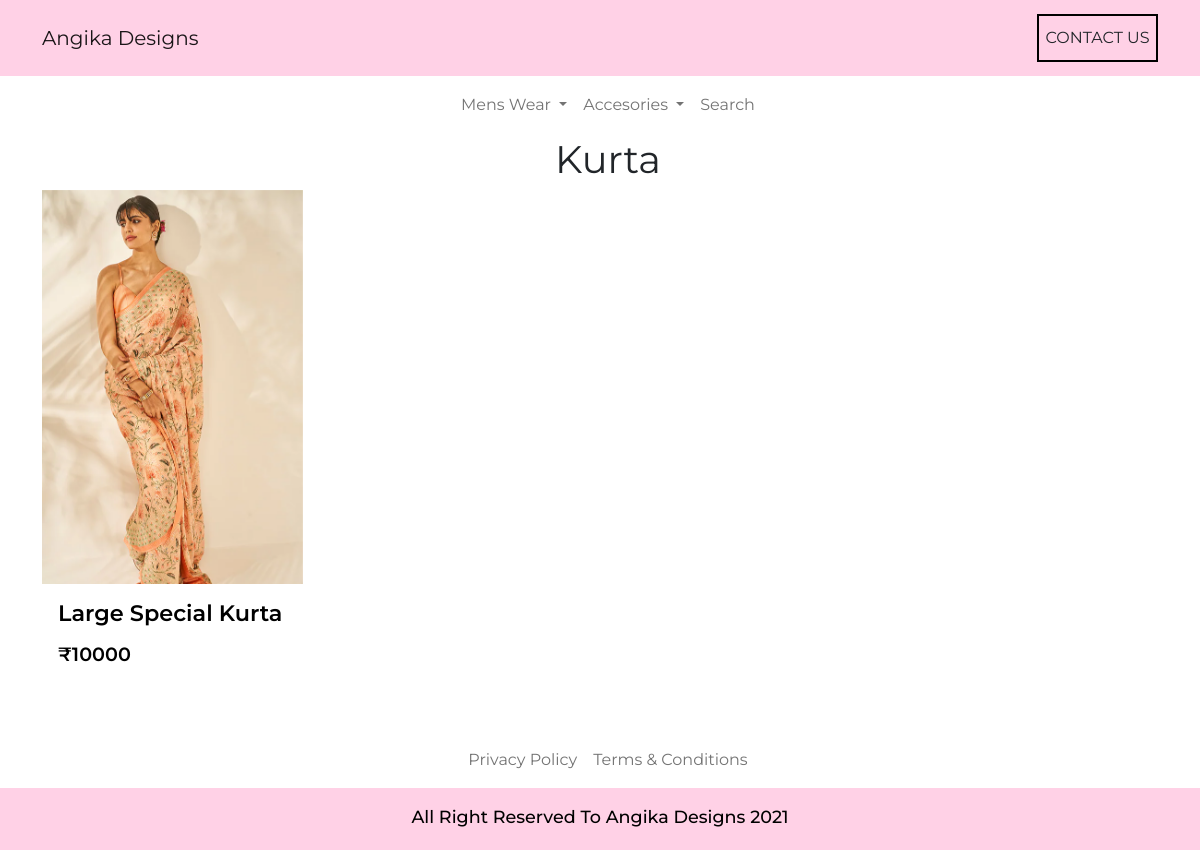
Screenshot of /category/Kurta/ with the database file from the repository.
### angikadesignapp/models.py (models this page shows, shortened)
class MainCategories(models.Model):
    for_title = models.CharField(max_length=100)

class Categories(models.Model):
    main_cat = models.ForeignKey(MainCategories, on_delete=models.CASCADE,null=True)
    title = models.CharField(max_length=100)
    portrait_image = models.ImageField(upload_to="categories")
    landscape_image = models.ImageField(upload_to="categories", null=True)
    mention_with_pink_bg = models.BooleanField(default=False)
    slug = models.SlugField(unique=True, blank=True)
    def __str__(self):
        return f'{self.title}'

class Products(models.Model):
    title = models.CharField(max_length=200)
    category = models.ForeignKey(Categories, on_delete=models.CASCADE)
    main_image = models.ImageField(upload_to='products')
    second_image = models.ImageField(upload_to='products', null=True, blank=True)
    third_image = models.ImageField(upload_to='products', null=True, blank=True)
    main_price = models.IntegerField()
    main_cut_price = models.IntegerField(null=True,blank=True)
    color = models.CharField(max_length=100)
    cloth_type = models.CharField(max_length=100)
    customizable = models.BooleanField(default=True)
    description = models.TextField()
    small_size = models.BooleanField(default=False)
    medium_size = models.BooleanField(default=False)
    large_size = models.BooleanField(default=False)
    xl_size = models.BooleanField(default=False)
    xxl_size = models.BooleanField(default=False)
    slug = models.SlugField(unique=True, blank=True)

### angikadesignapp/views.py (the view)
# urls.py: path('category/<str:slug>/', products_cat, name='categories'),
def products_cat(request, slug):
    meta_tag = MetaTags.objects.all()
    cat = Categories.objects.all()
    cat_pr = Categories.objects.get(slug=slug)
    product = Products.objects.filter(category=cat_pr)
    social_link = Angika_Link.objects.all()
    main_cat = MainCategories.objects.all()
    context = {
        'social':social_link,
        'cat':cat,
        'cat_title':cat_pr,
        'prod':product,
        'tag':meta_tag,
        'main_cat':main_cat,
    }
    return render(request, 'products.html', context)

### angikadesignapp/templates/products.html (shortened to what this page needs)
{% extends 'base.html' %}
{% block mainCont %}
<section class="productDesSec">
    <div class="container">
        <div class="row">
            <div class="col-lg-12 text-center">
                <p class="mainTitle">
                    {{ cat_title }}
                </p>
            </div>
        </div>
        <div class="row">
            {% for i in prod %}
            <div class="col-lg-3">
                <a href="/product/{{i.slug}}/">
                    <div class="card mainCategoriesCard">
                        <div id="carouselExampleSlidesOnly" class="carousel slide" data-bs-ride="carousel">
                            <div class="carousel-inner">
                                <div class="carousel-item active">
                                    <img src="{{ i.main_image.url }}" class="d-block w-100" alt="{{ i.title }}">
                                </div>
                            </div>
                        </div>
                        <div class="card-body">
                            <p class="prodTitle">
                                {{ i.title }}
                            </p>
                            <span class="prodPrice">
                                ₹{{ i.main_price }}
                            </span>
                        </div>
                    </div>
                </a>
            </div>
            {% endfor %}
        </div>
    </div>
</section>
{% endblock mainCont %}

### angikadesignapp/templates/base.html (shortened to what this page needs)
<!doctype html>
<html lang="en">
<head>
    {% load static %}
    <link href="https://cdn.jsdelivr.net/npm/bootstrap@5.0.2/dist/css/bootstrap.min.css" rel="stylesheet"
>
    <link rel="stylesheet" href="{% static 'css/styleindex.css' %}">
    <link rel="stylesheet" href="https://cdnjs.cloudflare.com/ajax/libs/font-awesome/5.15.3/css/all.min.css"
 />
</head>
<body>
    <nav class="navbar navbar-light fixed-top mainNav">
        <div class="container">
            <div class="mainNavHeading">
                {% if i.social %}
                {% for i in social %}
                {% if i.logo and i.include_this_logo_in_navbar %}
                <a href="{% url 'home' %}" class="navbar-brand">
                    <img src="{{ i.logo.url }}" width="50px" alt="angika designs logo">
                    Angika Designs
                </a>
                {% else %}
                <a href="{% url 'home' %}" class="navbar-brand">
                    Angika Designs
                </a>
                {% endif %}
                {% endfor %}
                {% else %}
                <a href="{% url 'home' %}" class="navbar-brand">
                    Angika Designs
                </a>
                {% endif %}
            </div>
            <div class="d-flex">
                <a href="#footerId"><button class="btn mainBtn">Contact Us</button></a>
            </div>
        </div>
    </nav>
    <div class="container categoriesNavbar">
        <nav class="navbar navbar-light bg-white">
            <div class="container-fluid">
                <ul class="navbar-nav navCat mx-auto">
                    {% if main_cat %}
                    {% for i in main_cat %}
                    <li class="nav-item dropdown navCatLi">
                        <a class="nav-link dropdown-toggle" href="#" id="navbarDropdown" data-hover="dropdown"
                            data-bs-toggle="dropdown" aria-expanded="true">
                            {{ i.for_title }}
                        </a>
                    </li>
                    {% endfor %}
                    {% endif %}
                    <li class="nav-item navCatLi">
                        <a class="nav-link" data-bs-toggle="collapse" href="#collapseExample" role="button"
                            aria-expanded="false" aria-controls="collapseExample">
                            Search
                        </a>
                    </li>
                </ul>
            </div>
        </nav>
    </div>
    {% block mainCont %}
    {% endblock mainCont %}
    <section class="footersec" id="footerId">
    </section>
    <div class="container">
        <nav class="navbar navbar-light bg-white">
            <div class="container-fluid">
                <ul class="navbar-nav navCat mx-auto">
                    <li class="nav-item navCatLi">
                        <a class="nav-link" href="{% url 'privacy' %}">Privacy Policy</a>
                    </li>
                    <li class="nav-item navCatLi">
                        <a class="nav-link" href="{% url 'terms' %}">Terms & Conditions</a>
                    </li>
                </ul>
            </div>
        </nav>
    </div>
    <section class="copyrightrow">
        <div class="container">
            <div class="row">
                <div class="col-lg-8 text-center mx-auto">
                    <p class="footercopyright">
                        All Right Reserved To Angika Designs
                        <span id="copyrightYear"></span>
                    </p>
                </div>
            </div>
        </div>
    </section>
</body>
</html>

### angikadesignapp/static/css/styleindex.css (style rules this page uses)
* { margin: 0; padding: 0; box-sizing: border-box; font-family: "Montserrat", sans-serif; }
a { text-decoration: none; }
li { list-style: none; }
:root { --mainCol: #000; --accentCol: #ffd1e6; }
.mainNav { height: auto; background-color: var(--accentCol); }
.mainBtn { font-size: 1rem; text-transform: uppercase; line-height: 1.1; margin: 0.4rem 0; padding: 0.8rem 0.4rem; border: 2px solid #000; outline: none; border-radius: 0; }
.categoriesNavbar { margin-top: 4.8rem; }
.navCat { flex-direction: row; }
.navCatLi { display: inline; margin-left: 1rem; }
.mainCategoriesCard { border: none; }
.footersec { width: 100%; height: auto; background-color: #ffffff; padding-bottom: 1rem; margin-top: 2rem; }
.copyrightrow { background-color: var(--accentCol); }
.footercopyright { margin-top: 1rem; margin-bottom: 1.2rem; font-size: 1.1rem; font-weight: 500; color: #000; }
.mainTitle { font-size: 2.4rem; font-weight: 400; line-height: 1.4; margin-left: 1rem; margin-bottom: 0.2rem; }
.prodTitle { font-size: 1.4rem; font-weight: 600; line-height: 1.2; color: #000000; }
.prodPrice { font-size: 1.2rem; font-weight: 600; line-height: 1.2; color: #000000; }
.productDesSec { width: 100%; height: auto; }

### rows the page displays
MainCategories: for_title "Mens Wear"
MainCategories: for_title "Accesories"
Categories: title "Kurta"
Products: main_image (picture), title "Large Special Kurta", main_price "10000"
